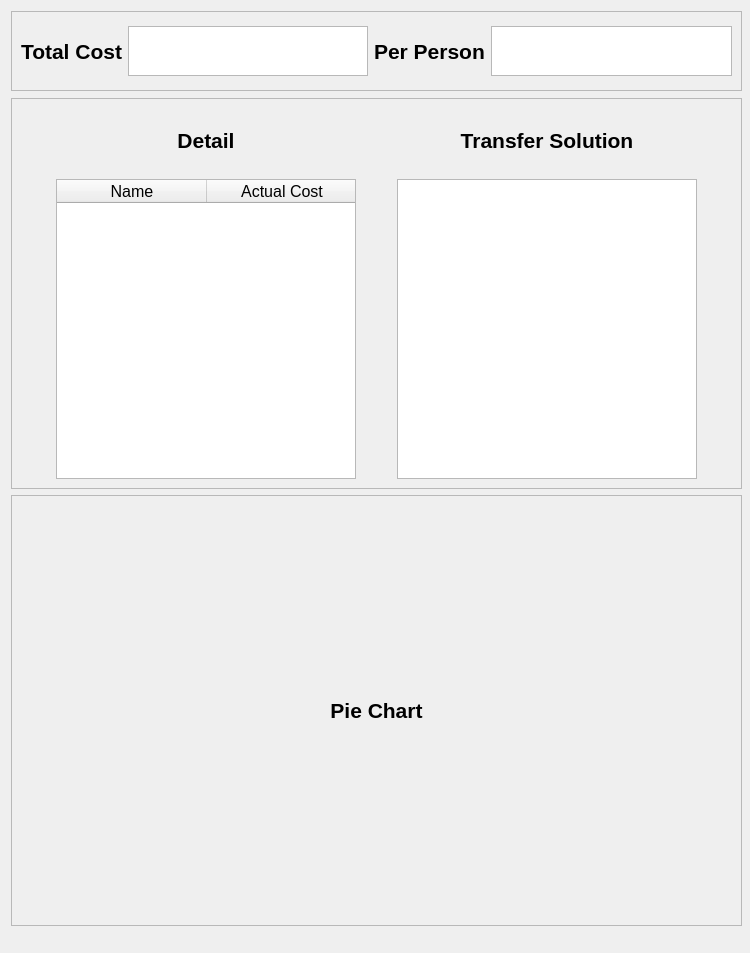
<?xml version="1.0" encoding="UTF-8"?>
<ui version="4.0">
 <class>Report</class>
 <widget class="QDialog" name="Report">
  <property name="geometry">
   <rect>
    <x>0</x>
    <y>0</y>
    <width>750</width>
    <height>953</height>
   </rect>
  </property>
  <property name="minimumSize">
   <size>
    <width>750</width>
    <height>953</height>
   </size>
  </property>
  <property name="maximumSize">
   <size>
    <width>750</width>
    <height>953</height>
   </size>
  </property>
  <property name="windowTitle">
   <string>Report</string>
  </property>
  <property name="windowIcon">
   <iconset resource="../Resource/Icon.qrc">
    <normaloff>:/icon/Icon/bill.png</normaloff>:/icon/Icon/bill.png</iconset>
  </property>
  <widget class="QFrame" name="frame">
   <property name="geometry">
    <rect>
     <x>11</x>
     <y>11</y>
     <width>731</width>
     <height>80</height>
    </rect>
   </property>
   <property name="maximumSize">
    <size>
     <width>16777215</width>
     <height>80</height>
    </size>
   </property>
   <property name="frameShape">
    <enum>QFrame::StyledPanel</enum>
   </property>
   <property name="frameShadow">
    <enum>QFrame::Raised</enum>
   </property>
   <layout class="QHBoxLayout" name="horizontalLayout">
    <item>
     <widget class="QLabel" name="label">
      <property name="font">
       <font>
        <pointsize>16</pointsize>
        <weight>75</weight>
        <bold>true</bold>
       </font>
      </property>
      <property name="layoutDirection">
       <enum>Qt::LeftToRight</enum>
      </property>
      <property name="text">
       <string>Total Cost</string>
      </property>
     </widget>
    </item>
    <item>
     <widget class="QTextBrowser" name="totalSpend">
      <property name="maximumSize">
       <size>
        <width>300</width>
        <height>50</height>
       </size>
      </property>
      <property name="font">
       <font>
        <pointsize>12</pointsize>
       </font>
      </property>
      <property name="html">
       <string>&lt;!DOCTYPE HTML PUBLIC &quot;-//W3C//DTD HTML 4.0//EN&quot; &quot;http://www.w3.org/TR/REC-html40/strict.dtd&quot;&gt;
&lt;html&gt;&lt;head&gt;&lt;meta name=&quot;qrichtext&quot; content=&quot;1&quot; /&gt;&lt;style type=&quot;text/css&quot;&gt;
p, li { white-space: pre-wrap; }
&lt;/style&gt;&lt;/head&gt;&lt;body style=&quot; font-family:'MS Shell Dlg 2'; font-size:12pt; font-weight:400; font-style:normal;&quot;&gt;
&lt;p align=&quot;center&quot; style=&quot;-qt-paragraph-type:empty; margin-top:0px; margin-bottom:0px; margin-left:0px; margin-right:0px; -qt-block-indent:0; text-indent:0px;&quot;&gt;&lt;br /&gt;&lt;/p&gt;&lt;/body&gt;&lt;/html&gt;</string>
      </property>
     </widget>
    </item>
    <item>
     <widget class="QLabel" name="label_2">
      <property name="font">
       <font>
        <pointsize>16</pointsize>
        <weight>75</weight>
        <bold>true</bold>
       </font>
      </property>
      <property name="layoutDirection">
       <enum>Qt::LeftToRight</enum>
      </property>
      <property name="text">
       <string>Per Person</string>
      </property>
     </widget>
    </item>
    <item>
     <widget class="QTextBrowser" name="averageSpend">
      <property name="maximumSize">
       <size>
        <width>300</width>
        <height>50</height>
       </size>
      </property>
      <property name="font">
       <font>
        <pointsize>12</pointsize>
       </font>
      </property>
      <property name="html">
       <string>&lt;!DOCTYPE HTML PUBLIC &quot;-//W3C//DTD HTML 4.0//EN&quot; &quot;http://www.w3.org/TR/REC-html40/strict.dtd&quot;&gt;
&lt;html&gt;&lt;head&gt;&lt;meta name=&quot;qrichtext&quot; content=&quot;1&quot; /&gt;&lt;style type=&quot;text/css&quot;&gt;
p, li { white-space: pre-wrap; }
&lt;/style&gt;&lt;/head&gt;&lt;body style=&quot; font-family:'MS Shell Dlg 2'; font-size:12pt; font-weight:400; font-style:normal;&quot;&gt;
&lt;p align=&quot;center&quot; style=&quot;-qt-paragraph-type:empty; margin-top:0px; margin-bottom:0px; margin-left:0px; margin-right:0px; -qt-block-indent:0; text-indent:0px;&quot;&gt;&lt;br /&gt;&lt;/p&gt;&lt;/body&gt;&lt;/html&gt;</string>
      </property>
     </widget>
    </item>
   </layout>
  </widget>
  <widget class="QFrame" name="frame_2">
   <property name="geometry">
    <rect>
     <x>11</x>
     <y>98</y>
     <width>731</width>
     <height>391</height>
    </rect>
   </property>
   <property name="maximumSize">
    <size>
     <width>16777215</width>
     <height>400</height>
    </size>
   </property>
   <property name="frameShape">
    <enum>QFrame::StyledPanel</enum>
   </property>
   <property name="frameShadow">
    <enum>QFrame::Raised</enum>
   </property>
   <layout class="QGridLayout" name="gridLayout">
    <item row="1" column="0">
     <widget class="QTableWidget" name="table2Widget">
      <property name="minimumSize">
       <size>
        <width>300</width>
        <height>300</height>
       </size>
      </property>
      <property name="maximumSize">
       <size>
        <width>300</width>
        <height>300</height>
       </size>
      </property>
      <property name="verticalScrollBarPolicy">
       <enum>Qt::ScrollBarAlwaysOff</enum>
      </property>
      <property name="horizontalScrollBarPolicy">
       <enum>Qt::ScrollBarAlwaysOff</enum>
      </property>
      <attribute name="horizontalHeaderDefaultSectionSize">
       <number>150</number>
      </attribute>
      <column>
       <property name="text">
        <string>Name</string>
       </property>
       <property name="font">
        <font>
         <pointsize>12</pointsize>
        </font>
       </property>
      </column>
      <column>
       <property name="text">
        <string>Actual Cost</string>
       </property>
       <property name="font">
        <font>
         <pointsize>12</pointsize>
        </font>
       </property>
      </column>
     </widget>
    </item>
    <item row="0" column="0">
     <widget class="QLabel" name="label_5">
      <property name="font">
       <font>
        <pointsize>16</pointsize>
        <weight>75</weight>
        <bold>true</bold>
       </font>
      </property>
      <property name="layoutDirection">
       <enum>Qt::LeftToRight</enum>
      </property>
      <property name="text">
       <string>Detail</string>
      </property>
      <property name="alignment">
       <set>Qt::AlignCenter</set>
      </property>
     </widget>
    </item>
    <item row="1" column="1">
     <widget class="QListWidget" name="list2Widget">
      <property name="minimumSize">
       <size>
        <width>300</width>
        <height>300</height>
       </size>
      </property>
      <property name="maximumSize">
       <size>
        <width>300</width>
        <height>300</height>
       </size>
      </property>
     </widget>
    </item>
    <item row="0" column="1">
     <widget class="QLabel" name="label_3">
      <property name="font">
       <font>
        <pointsize>16</pointsize>
        <weight>75</weight>
        <bold>true</bold>
       </font>
      </property>
      <property name="text">
       <string>Transfer Solution</string>
      </property>
      <property name="alignment">
       <set>Qt::AlignCenter</set>
      </property>
     </widget>
    </item>
   </layout>
  </widget>
  <widget class="QFrame" name="frame_3">
   <property name="geometry">
    <rect>
     <x>11</x>
     <y>495</y>
     <width>731</width>
     <height>431</height>
    </rect>
   </property>
   <property name="minimumSize">
    <size>
     <width>700</width>
     <height>0</height>
    </size>
   </property>
   <property name="maximumSize">
    <size>
     <width>1000</width>
     <height>16777215</height>
    </size>
   </property>
   <property name="frameShape">
    <enum>QFrame::StyledPanel</enum>
   </property>
   <property name="frameShadow">
    <enum>QFrame::Raised</enum>
   </property>
   <layout class="QVBoxLayout" name="verticalLayout_2">
    <item>
     <widget class="QLabel" name="label_4">
      <property name="maximumSize">
       <size>
        <width>16777215</width>
        <height>80</height>
       </size>
      </property>
      <property name="font">
       <font>
        <pointsize>16</pointsize>
        <weight>75</weight>
        <bold>true</bold>
       </font>
      </property>
      <property name="text">
       <string>Pie Chart</string>
      </property>
      <property name="alignment">
       <set>Qt::AlignCenter</set>
      </property>
     </widget>
    </item>
    <item>
     <layout class="QVBoxLayout" name="chartLayout"/>
    </item>
   </layout>
  </widget>
 </widget>
 <resources>
  <include location="../Resource/Icon.qrc"/>
 </resources>
 <connections/>
</ui>
